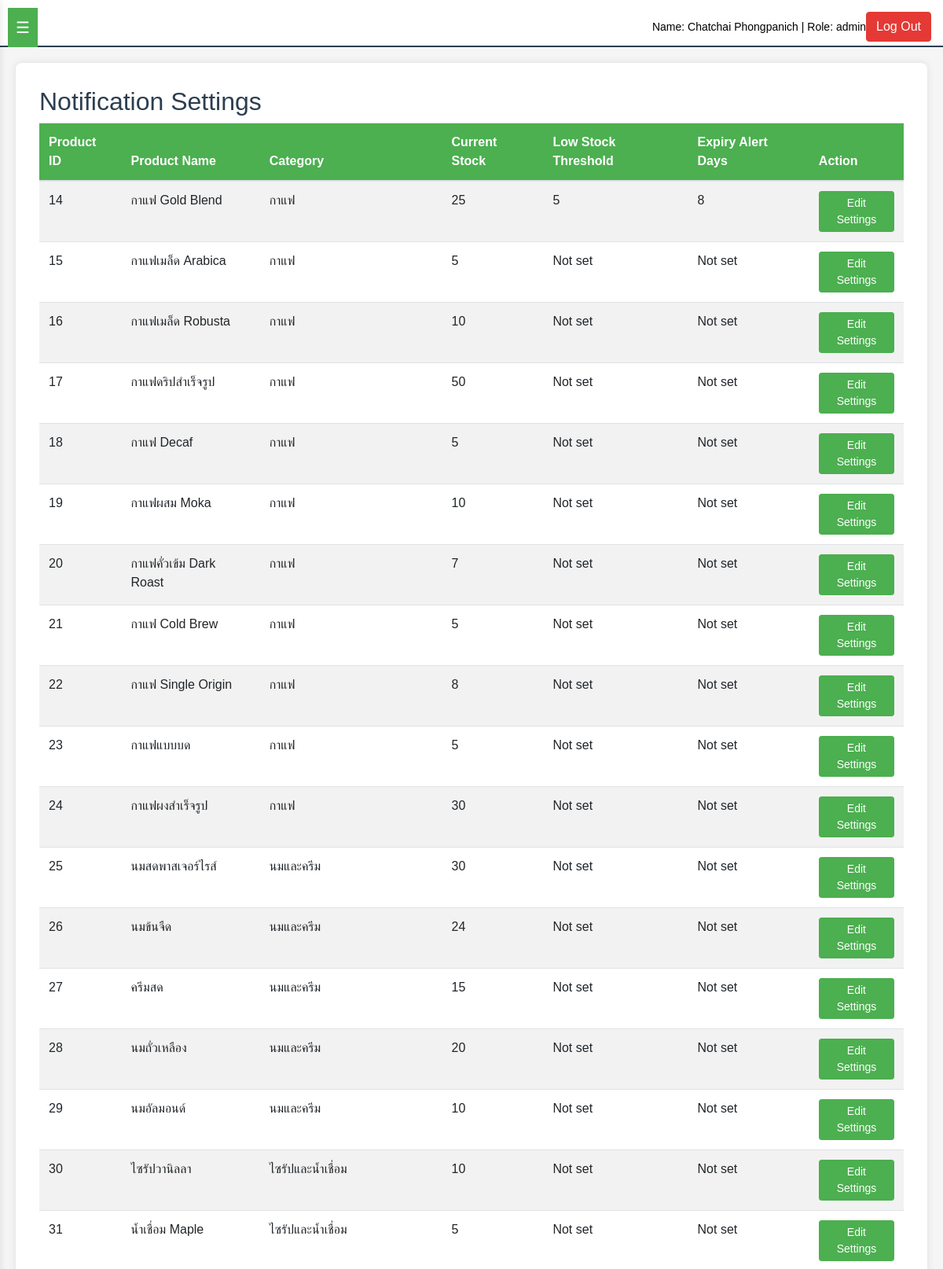
Screenshot of /page/admin/notification-settings.php (signed in, upper part) with the database file from the repository.
### tables this page shows
CREATE TABLE `users` (
  `user_id` int(11) NOT NULL,
  `name` varchar(255) NOT NULL,
  `surname` varchar(255) NOT NULL,
  `email` varchar(255) NOT NULL,
  `password` varchar(255) NOT NULL,
  `tel_user` char(10) NOT NULL,
  `role` enum('admin','manager','staff') NOT NULL,
  `store_id` int(11) DEFAULT NULL,
  `reset_password` tinyint(1) DEFAULT 0,
  `update_at` timestamp NOT NULL DEFAULT current_timestamp() ON UPDATE current_timestamp()
);

CREATE TABLE `product_alert_settings` (
  `alert_id` int(11) NOT NULL,
  `listproduct_id` int(11) NOT NULL,
  `low_stock_threshold` int(11) DEFAULT 10,
  `expiry_alert_days` int(11) DEFAULT 7,
  `updated_at` datetime DEFAULT current_timestamp() ON UPDATE current_timestamp()
);

CREATE TABLE `products_info` (
  `listproduct_id` int(11) NOT NULL,
  `product_name` varchar(50) NOT NULL,
  `category` varchar(50) NOT NULL,
  `price_set` decimal(10,2) NOT NULL,
  `product_info` text DEFAULT NULL,
  `quantity_set` int(11) NOT NULL,
  `product_pic` blob DEFAULT NULL,
  `visible` tinyint(1) DEFAULT 1,
  `updated_at` datetime DEFAULT current_timestamp() ON UPDATE current_timestamp()
);

### page/admin/notification-settings.php (the view, shortened to what this page needs)
<?php
include('../../config/db.php');
$user_id = $_SESSION['user_id'];
$query = "SELECT u.name, u.surname, u.role, u.store_id, s.store_name
          FROM users u
          LEFT JOIN stores s ON u.store_id = s.store_id
          WHERE u.user_id = ?";
$stmt = $conn->prepare($query);
$stmt->bind_param("i", $user_id);
$stmt->execute();
$result = $stmt->get_result();
if ($result->num_rows > 0) {
    $user = $result->fetch_assoc();
    $name = $user['name'];
    $surname = $user['surname'];
    $role = $user['role'];
} else {
    header("Location: login.php");
    exit();
}
$query = "SELECT p.*, a.low_stock_threshold, a.expiry_alert_days
          FROM products_info p
          LEFT JOIN product_alert_settings a ON p.listproduct_id = a.listproduct_id";
$result = $conn->query($query);
?>
<!DOCTYPE html>
<html lang="en">
<head>
    <link rel="stylesheet" href="https://stackpath.bootstrapcdn.com/bootstrap/4.5.2/css/bootstrap.min.css">
    <link rel="stylesheet" href="./respontive.css">
</head>
<body>
    <button id="menu-toggle">☰</button>
    <header id="banner">
        <a id="user-info">Name: <?php echo $name . ' ' . $surname; ?> | Role: <?php echo $role; ?></a>
        <button class="btn btn-danger" onclick="window.location.href='../../auth/logout.php'">Log Out</button>
    </header>
    <div class="container" id="main-content">
    <h2>Notification Settings</h2>
        <table class="table table-striped">
            <thead>
                <tr>
                    <th>Product ID</th>
                    <th>Product Name</th>
                    <th>Category</th>
                    <th>Current Stock</th>
                    <th>Low Stock Threshold</th>
                    <th>Expiry Alert Days</th>
                    <th>Action</th>
                </tr>
            </thead>
            <tbody>
                <?php while ($row = $result->fetch_assoc()): ?>
                <tr class="product-row" data-product-id="<?php echo $row['listproduct_id']; ?>">
                    <td><?php echo $row['listproduct_id']; ?></td>
                    <td><?php echo $row['product_name']; ?></td>
                    <td><?php echo $row['category']; ?></td>
                    <td><?php echo $row['quantity_set']; ?></td>
                    <td><?php echo $row['low_stock_threshold'] ?? 'Not set'; ?></td>
                    <td><?php echo $row['expiry_alert_days'] ?? 'Not set'; ?></td>
                    <td>
                        <button class="btn btn-primary btn-sm edit-settings" data-product-id="<?php echo $row['listproduct_id']; ?>">
                            Edit Settings
                        </button>
                    </td>
                </tr>
                <?php endwhile; ?>
            </tbody>
        </table>
    </div>
 </body>
</html>

### page/admin/respontive.css (style rules this page uses)
body { display: flex; flex-direction: column; min-height: 100vh; background-color: #f5f5f5; color: #2c3e50; font-family: Arial, sans-serif; }
#banner { background-color: #ffffff; border-bottom: 2px solid #2c3e50; padding: 15px; display: flex; align-items: center; justify-content: space-between; flex-wrap: wrap; position: fixed; top: 0; left: 0; right: 0; z-index: 1000; height: 60px; }
#user-info { margin-left: auto; color: black; font-size: 14px; }
#main-content { margin-left: auto; margin-right: auto; margin-top: 80px; padding: 30px; background-color: #ffffff; border-radius: 8px; box-shadow: 0 0 10px rgba(0, 0, 0, 0.1); transition: margin-left 0.3s ease-in-out; max-width: 1400px; width: calc(100% - 40px); }
#menu-toggle { display: block; background-color: #4caf50; color: white; border: none; padding: 10px; font-size: 20px; cursor: pointer; position: fixed; top: 10px; left: 10px; z-index: 1002; }
table { background-color: #ffffff; }
table th { background-color: #4caf50; color: #ffffff; }
.btn-primary { background-color: #4caf50; border-color: #4caf50; }
.btn-danger { background-color: #e53935; border-color: #e53935; }

### rows the page displays
users: name "Chatchai", surname "Phongpanich", role "admin"
product_alert_settings: listproduct.listproduct_id "14", listproduct.product_name "กาแฟ Gold Blend", listproduct.category "กาแฟ", listproduct.quantity_set "25", low_stock_threshold "5", expiry_alert_days "8"
products_info: listproduct_id "15", product_name "กาแฟเมล็ด Arabica", category "กาแฟ", quantity_set "5", low_stock_threshold "Not set", expiry_alert_days "Not set"
products_info: listproduct_id "16", product_name "กาแฟเมล็ด Robusta", category "กาแฟ", quantity_set "10", low_stock_threshold "Not set", expiry_alert_days "Not set"
products_info: listproduct_id "17", product_name "กาแฟดริปสำเร็จรูป", category "กาแฟ", quantity_set "50", low_stock_threshold "Not set", expiry_alert_days "Not set"
products_info: listproduct_id "18", product_name "กาแฟ Decaf", category "กาแฟ", quantity_set "5", low_stock_threshold "Not set", expiry_alert_days "Not set"
products_info: listproduct_id "19", product_name "กาแฟผสม Moka", category "กาแฟ", quantity_set "10", low_stock_threshold "Not set", expiry_alert_days "Not set"
products_info: listproduct_id "20", product_name "กาแฟคั่วเข้ม Dark Roast", category "กาแฟ", quantity_set "7", low_stock_threshold "Not set", expiry_alert_days "Not set"
products_info: listproduct_id "21", product_name "กาแฟ Cold Brew", category "กาแฟ", quantity_set "5", low_stock_threshold "Not set", expiry_alert_days "Not set"
products_info: listproduct_id "22", product_name "กาแฟ Single Origin", category "กาแฟ", quantity_set "8", low_stock_threshold "Not set", expiry_alert_days "Not set"
products_info: listproduct_id "23", product_name "กาแฟแบบบด", category "กาแฟ", quantity_set "5", low_stock_threshold "Not set", expiry_alert_days "Not set"
products_info: listproduct_id "24", product_name "กาแฟผงสำเร็จรูป", category "กาแฟ", quantity_set "30", low_stock_threshold "Not set", expiry_alert_days "Not set"
products_info: listproduct_id "25", product_name "นมสดพาสเจอร์ไรส์", category "นมและครีม", quantity_set "30", low_stock_threshold "Not set", expiry_alert_days "Not set"
products_info: listproduct_id "26", product_name "นมข้นจืด", category "นมและครีม", quantity_set "24", low_stock_threshold "Not set", expiry_alert_days "Not set"
products_info: listproduct_id "27", product_name "ครีมสด", category "นมและครีม", quantity_set "15", low_stock_threshold "Not set", expiry_alert_days "Not set"
products_info: listproduct_id "28", product_name "นมถั่วเหลือง", category "นมและครีม", quantity_set "20", low_stock_threshold "Not set", expiry_alert_days "Not set"
products_info: listproduct_id "29", product_name "นมอัลมอนด์", category "นมและครีม", quantity_set "10", low_stock_threshold "Not set", expiry_alert_days "Not set"
products_info: listproduct_id "30", product_name "ไซรัปวานิลลา", category "ไซรัปและน้ำเชื่อม", quantity_set "10", low_stock_threshold "Not set", expiry_alert_days "Not set"
products_info: listproduct_id "31", product_name "น้ำเชื่อม Maple", category "ไซรัปและน้ำเชื่อม", quantity_set "5", low_stock_threshold "Not set", expiry_alert_days "Not set"
